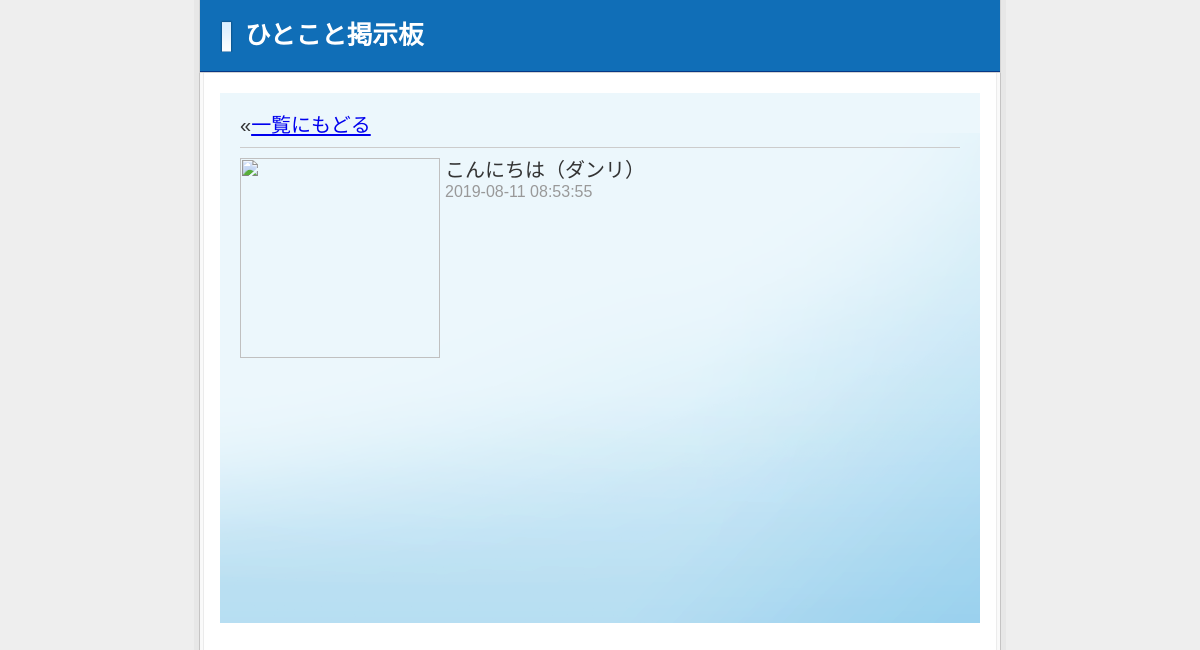
Screenshot of /view.php?id=2 with the database file from the repository.
### tables this page shows
CREATE TABLE `posts` (
  `id` int(11) NOT NULL AUTO_INCREMENT,
  `message` text NOT NULL,
  `member_id` int(11) NOT NULL,
  `reply_message_id` int(11) NOT NULL,
  `picture` varchar(255) NOT NULL,
  `created` datetime NOT NULL,
  `modified` timestamp NOT NULL DEFAULT current_timestamp() ON UPDATE current_timestamp(),
  PRIMARY KEY (`id`)
);

CREATE TABLE `members` (
  `id` int(11) NOT NULL AUTO_INCREMENT,
  `name` varchar(255) NOT NULL,
  `email` varchar(255) NOT NULL,
  `password` varchar(100) NOT NULL,
  `picture` varchar(255) NOT NULL,
  `created` datetime NOT NULL,
  `modified` timestamp NOT NULL DEFAULT current_timestamp() ON UPDATE current_timestamp(),
  PRIMARY KEY (`id`)
);

### view.php (the view, shortened to what this page needs)
<?php
	require('dbconnect.php');
	$posts = $db->prepare('SELECT m.name, p.* FROM members m, posts p WHERE m.id=p.member_id AND p.id=?');
	$posts->execute(array($_REQUEST['id']));
?>
<!DOCTYPE html>
<html lang="ja">
<head>
	<link rel="stylesheet" href="style.css" />
</head>
<body>
<div id="wrap">
  <div id="head">
    <h1>ひとこと掲示板</h1>
  </div>
  <div id="content">
  <p>&laquo;<a href="index.php">一覧にもどる</a></p>
	<?php if($post = $posts->fetch()): ?>
    <div class="msg">
    <img style="width: 200px; height: 200px;" src="member_picture/<?php print(htmlspecialchars($post['picture'], ENT_QUOTES)); ?>" />
    <p><?php print(htmlspecialchars($post['message'], ENT_QUOTES)); ?><span class="name">（<?php print(htmlspecialchars($post['name'], ENT_QUOTES)); ?>）</span></p>
    <p class="day"><?php print(htmlspecialchars($post['created'], ENT_QUOTES)); ?></p>
    </div>
	<?php else: ?>
		<p>その投稿は削除されたか、URLが間違えています</p>
	<?php endif; ?>
  </div>
</div>
</body>
</html>

### style.css (style rules this page uses)
body,div,dl,dt,dd,ul,ol,li,h1,h2,h3,h4,h5,h6,pre,code,form,fieldset,legend,input,button,textarea,p,blockquote,th,td { margin:0;padding:0; }
fieldset,img { border:0; }
h1,h2,h3,h4,h5,h6 { font-size:100%;font-weight:normal; }
body { font:13px/1.231 arial,helvetica,clean,sans-serif;*font-size:small;*font:x-small; }
body { background: url(images/bg_main.png) top center repeat-y #eeeeee; color: #333; }
#wrap { width: 802px; margin: 0 auto; }
#head { border-left: 1px solid #d4d4d4; border-right: 1px solid #d4d4d4; border-bottom: 1px solid #d4d4d4; background: url(images/bg_head.png) bottom left repeat-x #106eb7; color: #fff; padding: 20px; margin-bottom: 20px; }
h1 { background: url(images/bg_ttl.png) top left no-repeat; padding-left: 25px; font-size: 197%; font-weight: bold; }
#content { padding: 20px; background: url(images/bg_content.png) left bottom no-repeat #ecf7fc; width: 720px; min-height: 490px; margin: 0 auto; margin-bottom: 10px; font-size: 153.9%; }
p { line-height: 1.2em; margin-bottom: 0.5em; }
.msg { clear: both; border-top: 1px solid #ccc; padding: 10px 0; }
.msg img { float: left; margin-right: 5px; }
.msg p { margin: 0; }
.msg .day, .msg .day a { font-size: 80%; color: #999; }

### rows the page displays
posts: message "こんにちは", member.name "ダンリ", created "2019-08-11 08:53:55"
